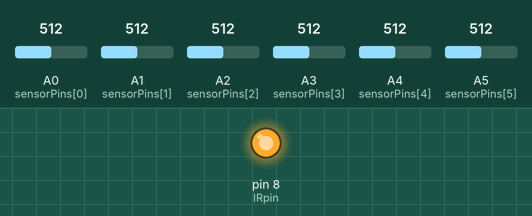
Recording of a sketch running on a simulated Arduino Leonardo, built with avr-gcc and run on an emulated ATmega32U4. On the bench: output pins drawn as LEDs (lit = HIGH). The inputs (shaded band) are chosen by the test bench; at power-on: A0 (sensorPins[0]) = 512, A1 (sensorPins[1]) = 512, A2 (sensorPins[2]) = 512, A3 (sensorPins[3]) = 512, A4 (sensorPins[4]) = 512, A5 (sensorPins[5]) = 512. What the sketch prints to the serial monitor is not drawn.

Above: at 0.1 s.
Timing chart, 0 to 1.6 s (numbered marks = the images above):
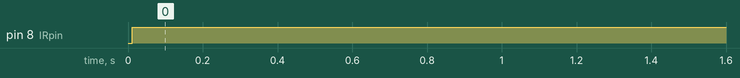

The sketch:

POC_Sensor.ino
```cpp
// HY-S301 8x IR Sensor Module - Analog Light/Dark Detection
// Using 6 analog channels (A0–A5) on Arduino Leonardo

const int sensorPins[6] = {A0, A1, A2, A3, A4, A5};
int sensorValues[6];
const int IRpin = 8;

void setup() {
  Serial.begin(9600);
  while (!Serial); // Wait for Serial Monitor (Leonardo only)
  pinMode(8,OUTPUT);
  Serial.println("HY-S301 Analog IR Sensor (6 channels on A0–A5) Ready");
}

void loop() {
  digitalWrite(8,HIGH);
  Serial.print("Sensor values: ");

  for (int i = 0; i < 6; i++) {
    sensorValues[i] = analogRead(sensorPins[i]);
    Serial.print(sensorValues[i]);
    Serial.print(" ");
  }

  Serial.println();

  delay(200);
}
```

Measured:
- by itself, pin 8 (IRpin): LOW → HIGH at 0.01 s
